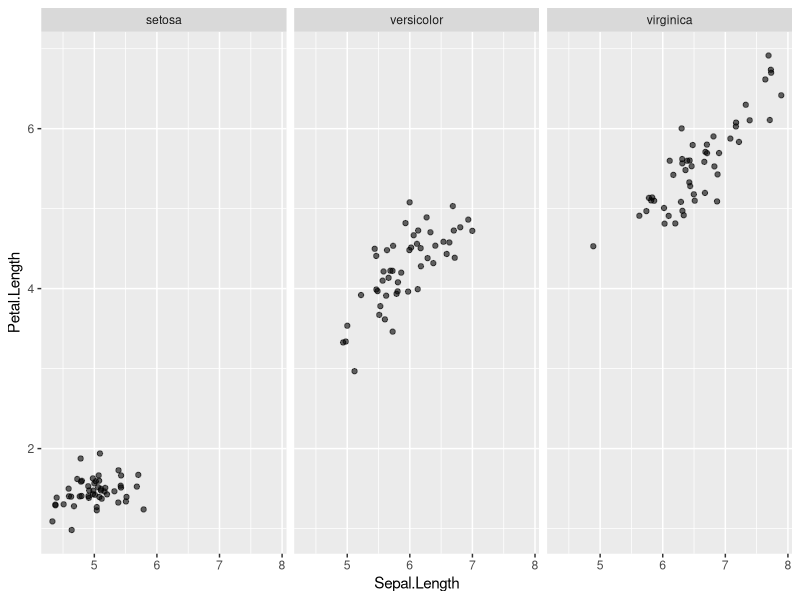

Write the R code that produced this figure.
## ---- chunk 1
knitr::opts_chunk$set(echo = TRUE)
## ---- chunk 2
head(iris)
## ---- chunk 3
mean (iris$Sepal.Length)
mean (iris$Sepal.Width)
mean (iris$Petal.Length)
mean (iris$Petal.Width)
list(mean (iris$Sepal.Length), mean (iris$Sepal.Width), mean (iris$Petal.Length), mean (iris$Petal.Width))
## ---- chunk 4
ir = iris[c(1:4)] 
y = vector()
for(i in 1:length(iris$Sepal.Length)){
  y[i] = mean(t(ir[i,])) 
}
y
## ---- chunk 5
dna = factor(rep(c("T","G","C","A"))) 
sample(dna,size = 1000, replace = TRUE)
DNA = sample(dna,size = 1000, replace = TRUE)
ratio = summary(factor(DNA))
ratio
dna_at = dna[-c(2, 3)] 
ratio = summary(factor(dna_at))/length(DNA)
ratio
## ---- chunk 6
letters
sample(letters,size = 1000, replace = TRUE)
sampleabc = c(sample(letters, size = 1000, replace = TRUE))
summary(sampleabc)
glas = sampleabc[sampleabc %in% c("a","e","i","o","u")] 
length(glas)
## ---- chunk 7
x = factor(iris[order(iris$Petal.Length),]$Species)
x
## ---- chunk 8
median = function(x) {
  z=sort(x)
  if((length(z)%%2)!=0){
    result = z[(length(x)/2)+1]
  }
  else
    result = (z[length(x)/2]+z[length(x)/2+1])/2
  return(result)
}
## ---- chunk 9
library(ggplot2)
ggplot(iris, aes(x = Sepal.Length, y = Petal.Length)) + geom_jitter(alpha = 0.6) + facet_grid(. ~ Species)
## ---- chunk 10
diamonds
levels(factor(diamonds$clarity))
x = levels(factor(diamonds$clarity))
y = vector()
for (i in 1:length(x)) {
  y[i]=mean(diamonds$price[(diamonds$price>1000) & diamonds$clarity==x[i]])
}
y
## ---- chunk 11
spirman = function(x, y) {
  if(length(x)==length(y) && is.vector(x)==TRUE && is.vector(y)==TRUE){
    p=1
    n=length(x)
    rx=rank(x)
    ry=rank(y)
    for(i in 1:n)
    {
      p = p - ((( rx[i] - ry[i] )^2)*6)/(n*(n^2-1))
    }
  }
  else{
    if(is.vector(x)==TRUE && is.vector(y)==TRUE)
      print()
    else
      print()
    p=-1
  }
  return(p)
}
spirman(iris$Sepal.Length,iris$Petal.Length)
